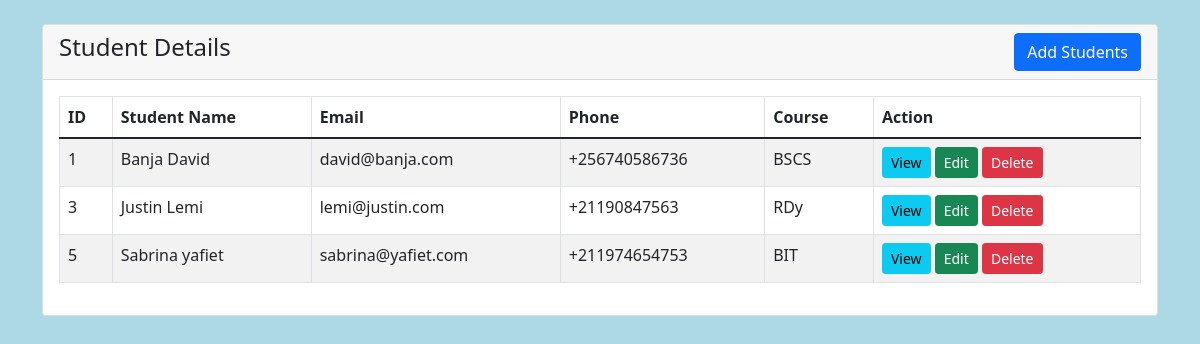
The page / on the database its author committed.
### tables this page shows
CREATE TABLE `students` (
  `id` int(11) NOT NULL,
  `name` varchar(191) NOT NULL,
  `email` varchar(191) NOT NULL,
  `phone` varchar(191) NOT NULL,
  `course` varchar(191) NOT NULL
);

### index.php (the view, shortened to what this page needs)
<?php
    require 'dbcon.php';
?>
<!doctype html>
<html lang="en">
  <head>
    <link href="https://cdn.jsdelivr.net/npm/bootstrap@5.1.3/dist/css/bootstrap.min.css" rel="stylesheet">
</head>
<body style="background-color: lightblue;">
    <div class="container mt-4">
        <div class="row">
            <div class="col-md-12">
                <div class="card">
                    <div class="card-header">
                        <h4>Student Details
                            <a href="student-create.php" class="btn btn-primary float-end">Add Students</a>
                        </h4>
                    </div>
                    <div class="card-body">
                        <div class="table-responsive">
                            <table class="table table-bordered table-striped">
                                <thead>
                                    <tr>
                                        <th>ID</th>
                                        <th>Student Name</th>
                                        <th>Email</th>
                                        <th>Phone</th>
                                        <th>Course</th>
                                        <th>Action</th>
                                    </tr>
                                </thead>
                                <tbody>
                                    <?php
                                        $query = "SELECT * FROM students";
                                        $query_run = mysqli_query($con, $query);
                                        if(mysqli_num_rows($query_run) > 0)
                                        {
                                            foreach($query_run as $student)
                                            {
                                                ?>
                                                <tr>
                                                    <td><?= $student['id']; ?></td>
                                                    <td><?= $student['name']; ?></td>
                                                    <td><?= $student['email']; ?></td>
                                                    <td><?= $student['phone']; ?></td>
                                                    <td><?= $student['course']; ?></td>
                                                    <td>
                                                        <a href="student-view.php?id=<?= $student['id']; ?>" class="btn btn-info btn-sm">View</a>
                                                        <a href="student-edit.php?id=<?= $student['id']; ?>" class="btn btn-success btn-sm">Edit</a>
                                                        <form action="code.php" method="POST" class="d-inline">
                                                            <button type="submit" name="delete_student" value="<?=$student['id'];?>" class="btn btn-danger btn-sm">Delete</button>
                                                        </form>
                                                    </td>
                                                </tr>
                                                <?php
                                            }
                                        }
                                        else
                                        {
                                            echo "<h5> No Record Found </h5>";
                                        }
                                    ?>
                                </tbody>
                            </table>
                        </div>
                    </div>
                </div>
            </div>
        </div>
    </div>
</body>
</html>

### rows shown on the page
students: id "1", name "Banja David", email "david@banja.com", phone "+256740586736", course "BSCS"
students: id "3", name "Justin Lemi", email "lemi@justin.com", phone "+21190847563", course "RDy"
students: id "5", name "Sabrina yafiet", email "sabrina@yafiet.com", phone "+211974654753", course "BIT"
